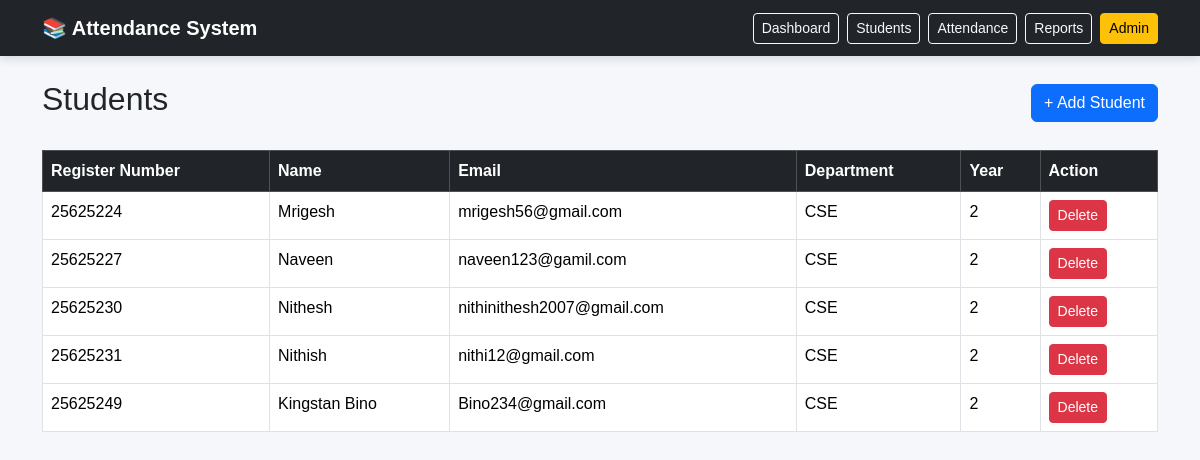
The page /students/ on the database its author committed.
### attendance/models.py (models this page shows, shortened)
class Student(models.Model):
    name = models.CharField(max_length=100)
    register_number = models.CharField(max_length=30, unique=True)
    email = models.EmailField(blank=True)
    department = models.CharField(max_length=100)
    year = models.IntegerField()

### attendance/views.py (the view)
# urls.py: path("students/", views.students, name="students"),
def students(request):
    return render(
        request,
        "attendance/students.html",
        {"students": Student.objects.all().order_by("register_number")},
    )

### attendance/templates/attendance/students.html
{% extends "attendance/base.html" %}
{% block content %}
<div class="d-flex justify-content-between align-items-center mb-4">
    <h2>Students</h2>
    <a href="{% url 'add_student' %}" class="btn btn-primary">+ Add Student</a>
</div>
<div class="table-responsive">
<table class="table table-bordered table-hover bg-white">
<thead class="table-dark"><tr><th>Register Number</th><th>Name</th><th>Email</th><th>Department</th><th>Year</th><th>Action</th></tr></thead>
<tbody>
{% for student in students %}
<tr>
<td>{{ student.register_number }}</td><td>{{ student.name }}</td><td>{{ student.email|default:"-" }}</td><td>{{ student.department }}</td><td>{{ student.year }}</td>
<td><a href="{% url 'delete_student' student.id %}" class="btn btn-danger btn-sm" onclick="return confirm('Delete this student?')">Delete</a></td>
</tr>
{% empty %}
<tr><td colspan="6" class="text-center">No students found.</td></tr>
{% endfor %}
</tbody>
</table>
</div>
{% endblock %}

### attendance/templates/attendance/base.html (shortened to what this page needs)
{% load static %}
<!DOCTYPE html>
<html lang="en">
<head>
    <link href="https://cdn.jsdelivr.net/npm/bootstrap@5.3.3/dist/css/bootstrap.min.css" rel="stylesheet">
    <link rel="stylesheet" href="{% static 'attendance/style.css' %}">
</head>
<body>
<nav class="navbar navbar-dark bg-dark">
    <div class="container">
        <a class="navbar-brand fw-bold" href="{% url 'home' %}">📚 Attendance System</a>
        <div class="d-flex gap-2 flex-wrap">
            <a class="btn btn-outline-light btn-sm" href="{% url 'home' %}">Dashboard</a>
            <a class="btn btn-outline-light btn-sm" href="{% url 'students' %}">Students</a>
            <a class="btn btn-outline-light btn-sm" href="{% url 'mark_attendance' %}">Attendance</a>
            <a class="btn btn-outline-light btn-sm" href="{% url 'attendance_report' %}">Reports</a>
            <a class="btn btn-warning btn-sm" href="/admin/">Admin</a>
        </div>
    </div>
</nav>
<div class="container py-4">
    {% block content %}{% endblock %}
</div>
</body>
</html>

### attendance/static/attendance/style.css (style rules this page uses)
body { background: #f5f7fb; font-family: Arial, sans-serif; }
.navbar { box-shadow: 0 2px 10px rgba(0,0,0,.15); }

### rows shown on the page
Student: register_number "25625224", name "Mrigesh", email "mrigesh56@gmail.com", department "CSE", year "2"
Student: register_number "25625227", name "Naveen", email "naveen123@gamil.com", department "CSE", year "2"
Student: register_number "25625230", name "Nithesh", email "nithinithesh2007@gmail.com", department "CSE", year "2"
Student: register_number "25625231", name "Nithish", email "nithi12@gmail.com", department "CSE", year "2"
Student: register_number "25625249", name "Kingstan Bino", email "Bino234@gmail.com", department "CSE", year "2"
